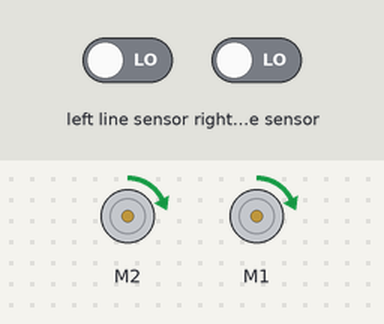
The program below on a simulated BBC micro:bit (MakeCode). Parts: 2 × DC motor (green arrow = forward, orange = backward, longer = faster). The test bench sets the inputs (shaded band); at power-on: left line sensor LOW, right line sensor LOW.

Above: at 1.26 s.
1.3 s: left line sensor driven HIGH
At 1.7 s:
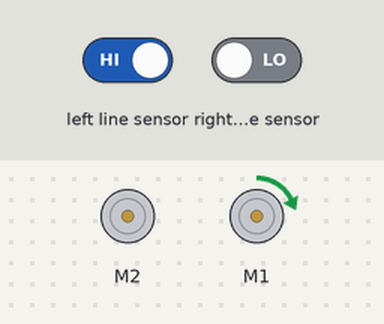
3.3 s: left line sensor driven LOW
At 3.8 s:
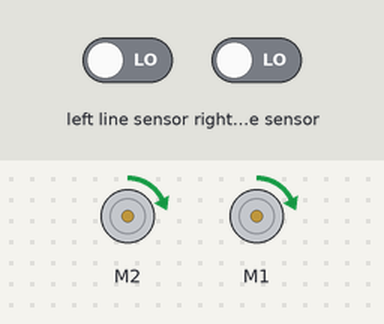
6.3 s: right line sensor driven HIGH
At 6.55 s:
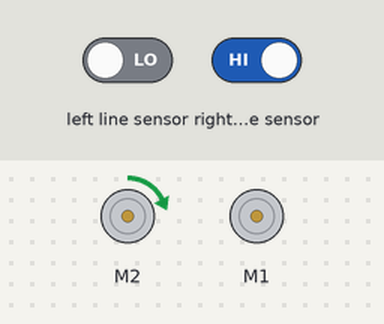
8.3 s: right line sensor driven LOW
At 8.8 s:
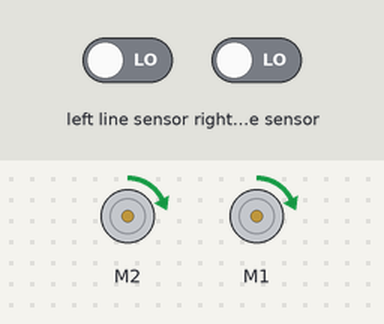
Timing chart, 0 to 12.3 s (numbered marks = the images above; inputs shaded):
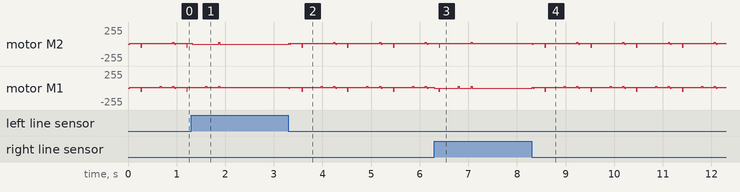

The program:

main.ts
```typescript
basic.forever(function () {
    if (maqueen.readPatrol(maqueen.Patrol.PatrolLeft) == 0) {
        maqueen.motorRun(maqueen.Motors.M2, maqueen.Dir.CW, 15)
    } else {
        maqueen.motorRun(maqueen.Motors.M2, maqueen.Dir.CW, 0)
    }
    if (maqueen.readPatrol(maqueen.Patrol.PatrolRight) == 0) {
        maqueen.motorRun(maqueen.Motors.M1, maqueen.Dir.CW, 15)
    } else {
        maqueen.motorRun(maqueen.Motors.M1, maqueen.Dir.CW, 0)
    }
    if (maqueen.readPatrol(maqueen.Patrol.PatrolRight) == 0 && maqueen.readPatrol(maqueen.Patrol.PatrolLeft) == 0) {
        maqueen.motorRun(maqueen.Motors.All, maqueen.Dir.CW, 15)
    }
})
basic.forever(function () {
    if (maqueen.readPatrol(maqueen.Patrol.PatrolLeft) == 1 && maqueen.readPatrol(maqueen.Patrol.PatrolRight) == 1) {
        maqueen.motorRun(maqueen.Motors.All, maqueen.Dir.CW, 30)
    }
    if (maqueen.readPatrol(maqueen.Patrol.PatrolLeft) == 0 && maqueen.readPatrol(maqueen.Patrol.PatrolRight) == 0) {
        maqueen.motorStop(maqueen.Motors.All)
        basic.pause(260)
        maqueen.motorRun(maqueen.Motors.All, maqueen.Dir.CCW, 50)
        basic.pause(400)
        maqueen.motorRun(maqueen.Motors.M1, maqueen.Dir.CW, 30)
        basic.pause(260)
        maqueen.motorRun(maqueen.Motors.All, maqueen.Dir.CW, 30)
    }
})
```

test.ts
```typescript
// aquí va el archivo "tests"; esto no se compilará cuando este paquete se utilice como una extensión.
```

Measured:
- after the input at 1.3 s, motor M1: goes on until 1.9 s, then stays forward 15/255
- after the input at 6.3 s, motor M2: goes on until 7.1 s, then stays forward 15/255
